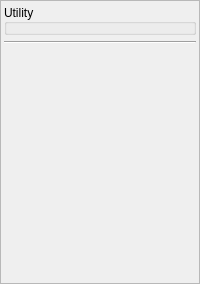
<?xml version="1.0" encoding="UTF-8"?>
<ui version="4.0">
 <class>MainWindow</class>
 <widget class="QMainWindow" name="MainWindow">
  <property name="geometry">
   <rect>
    <x>0</x>
    <y>0</y>
    <width>200</width>
    <height>284</height>
   </rect>
  </property>
  <property name="minimumSize">
   <size>
    <width>200</width>
    <height>284</height>
   </size>
  </property>
  <property name="windowTitle">
   <string>MainWindow</string>
  </property>
  <widget class="QWidget" name="centralwidget">
   <layout class="QVBoxLayout" name="verticalLayout_2">
    <property name="leftMargin">
     <number>0</number>
    </property>
    <property name="topMargin">
     <number>0</number>
    </property>
    <property name="rightMargin">
     <number>0</number>
    </property>
    <property name="bottomMargin">
     <number>0</number>
    </property>
    <item>
     <widget class="QScrollArea" name="scrollArea">
      <property name="widgetResizable">
       <bool>true</bool>
      </property>
      <widget class="QWidget" name="scrollAreaWidgetContents_2">
       <property name="geometry">
        <rect>
         <x>0</x>
         <y>0</y>
         <width>198</width>
         <height>282</height>
        </rect>
       </property>
       <layout class="QVBoxLayout" name="verticalLayout_3">
        <property name="leftMargin">
         <number>3</number>
        </property>
        <property name="topMargin">
         <number>3</number>
        </property>
        <property name="rightMargin">
         <number>3</number>
        </property>
        <property name="bottomMargin">
         <number>3</number>
        </property>
        <item>
         <layout class="QVBoxLayout" name="category_vbox">
          <item>
           <widget class="QGroupBox" name="groupBox">
            <property name="enabled">
             <bool>true</bool>
            </property>
            <property name="sizePolicy">
             <sizepolicy hsizetype="Preferred" vsizetype="Maximum">
              <horstretch>0</horstretch>
              <verstretch>0</verstretch>
             </sizepolicy>
            </property>
            <property name="contextMenuPolicy">
             <enum>Qt::NoContextMenu</enum>
            </property>
            <property name="autoFillBackground">
             <bool>false</bool>
            </property>
            <property name="title">
             <string>Utility</string>
            </property>
            <property name="alignment">
             <set>Qt::AlignLeading|Qt::AlignLeft|Qt::AlignVCenter</set>
            </property>
            <property name="flat">
             <bool>false</bool>
            </property>
            <property name="checkable">
             <bool>false</bool>
            </property>
            <layout class="QVBoxLayout" name="utility_grp">
             <property name="sizeConstraint">
              <enum>QLayout::SetDefaultConstraint</enum>
             </property>
             <property name="leftMargin">
              <number>3</number>
             </property>
             <property name="topMargin">
              <number>3</number>
             </property>
             <property name="rightMargin">
              <number>3</number>
             </property>
             <property name="bottomMargin">
              <number>3</number>
             </property>
            </layout>
           </widget>
          </item>
          <item>
           <widget class="Line" name="line">
            <property name="orientation">
             <enum>Qt::Horizontal</enum>
            </property>
           </widget>
          </item>
          <item>
           <spacer name="verticalSpacer">
            <property name="orientation">
             <enum>Qt::Vertical</enum>
            </property>
            <property name="sizeHint" stdset="0">
             <size>
              <width>20</width>
              <height>40</height>
             </size>
            </property>
           </spacer>
          </item>
         </layout>
        </item>
       </layout>
      </widget>
     </widget>
    </item>
   </layout>
  </widget>
 </widget>
 <resources/>
 <connections/>
</ui>
